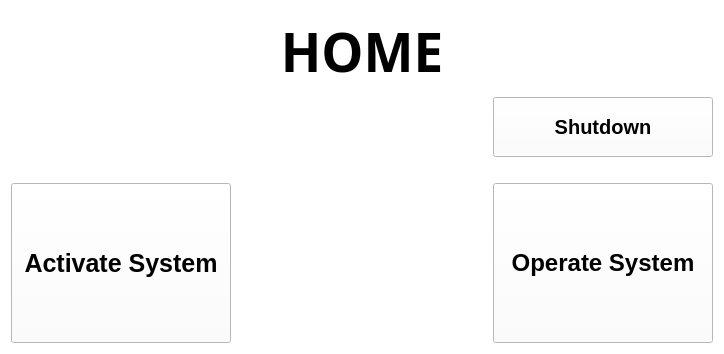
     <widget class="QWidget" name="widget_home">
      <property name="sizePolicy">
       <sizepolicy hsizetype="Expanding" vsizetype="Expanding">
        <horstretch>0</horstretch>
        <verstretch>0</verstretch>
       </sizepolicy>
      </property>
      <property name="palette">
       <palette>
        <active>
         <colorrole role="WindowText">
          <brush brushstyle="SolidPattern">
           <color alpha="255">
            <red>0</red>
            <green>0</green>
            <blue>0</blue>
           </color>
          </brush>
         </colorrole>
         <colorrole role="Button">
          <brush brushstyle="SolidPattern">
           <color alpha="255">
            <red>255</red>
            <green>255</green>
            <blue>255</blue>
           </color>
          </brush>
         </colorrole>
         <colorrole role="Light">
          <brush brushstyle="SolidPattern">
           <color alpha="255">
            <red>255</red>
            <green>255</green>
            <blue>255</blue>
           </color>
          </brush>
         </colorrole>
         <colorrole role="Midlight">
          <brush brushstyle="SolidPattern">
           <color alpha="255">
            <red>255</red>
            <green>255</green>
            <blue>255</blue>
           </color>
          </brush>
         </colorrole>
         <colorrole role="Dark">
          <brush brushstyle="SolidPattern">
           <color alpha="255">
            <red>127</red>
            <green>127</green>
            <blue>127</blue>
           </color>
          </brush>
         </colorrole>
         <colorrole role="Mid">
          <brush brushstyle="SolidPattern">
           <color alpha="255">
            <red>170</red>
            <green>170</green>
            <blue>170</blue>
           </color>
          </brush>
         </colorrole>
         <colorrole role="Text">
          <brush brushstyle="SolidPattern">
           <color alpha="255">
            <red>0</red>
            <green>0</green>
            <blue>0</blue>
           </color>
          </brush>
         </colorrole>
         <colorrole role="BrightText">
          <brush brushstyle="SolidPattern">
           <color alpha="255">
            <red>255</red>
            <green>255</green>
            <blue>255</blue>
           </color>
          </brush>
         </colorrole>
         <colorrole role="ButtonText">
          <brush brushstyle="SolidPattern">
           <color alpha="255">
            <red>0</red>
            <green>0</green>
            <blue>0</blue>
           </color>
          </brush>
         </colorrole>
         <colorrole role="Base">
          <brush brushstyle="SolidPattern">
           <color alpha="255">
            <red>255</red>
            <green>255</green>
            <blue>255</blue>
           </color>
          </brush>
         </colorrole>
         <colorrole role="Window">
          <brush brushstyle="SolidPattern">
           <color alpha="255">
            <red>255</red>
            <green>255</green>
            <blue>255</blue>
           </color>
          </brush>
         </colorrole>
         <colorrole role="Shadow">
          <brush brushstyle="SolidPattern">
           <color alpha="255">
            <red>0</red>
            <green>0</green>
            <blue>0</blue>
           </color>
          </brush>
         </colorrole>
         <colorrole role="AlternateBase">
          <brush brushstyle="SolidPattern">
           <color alpha="255">
            <red>255</red>
            <green>255</green>
            <blue>255</blue>
           </color>
          </brush>
         </colorrole>
         <colorrole role="ToolTipBase">
          <brush brushstyle="SolidPattern">
           <color alpha="255">
            <red>255</red>
            <green>255</green>
            <blue>220</blue>
           </color>
          </brush>
         </colorrole>
         <colorrole role="ToolTipText">
          <brush brushstyle="SolidPattern">
           <color alpha="255">
            <red>0</red>
            <green>0</green>
            <blue>0</blue>
           </color>
          </brush>
         </colorrole>
         <colorrole role="PlaceholderText">
          <brush brushstyle="SolidPattern">
           <color alpha="128">
            <red>0</red>
            <green>0</green>
            <blue>0</blue>
           </color>
          </brush>
         </colorrole>
        </active>
        <inactive>
         <colorrole role="WindowText">
          <brush brushstyle="SolidPattern">
           <color alpha="255">
            <red>0</red>
            <green>0</green>
            <blue>0</blue>
           </color>
          </brush>
         </colorrole>
         <colorrole role="Button">
          <brush brushstyle="SolidPattern">
           <color alpha="255">
            <red>255</red>
            <green>255</green>
            <blue>255</blue>
           </color>
          </brush>
         </colorrole>
         <colorrole role="Light">
          <brush brushstyle="SolidPattern">
           <color alpha="255">
            <red>255</red>
            <green>255</green>
            <blue>255</blue>
           </color>
          </brush>
         </colorrole>
         <colorrole role="Midlight">
          <brush brushstyle="SolidPattern">
           <color alpha="255">
            <red>255</red>
            <green>255</green>
            <blue>255</blue>
           </color>
          </brush>
         </colorrole>
         <colorrole role="Dark">
          <brush brushstyle="SolidPattern">
           <color alpha="255">
            <red>127</red>
            <green>127</green>
            <blue>127</blue>
           </color>
          </brush>
         </colorrole>
         <colorrole role="Mid">
          <brush brushstyle="SolidPattern">
           <color alpha="255">
            <red>170</red>
            <green>170</green>
            <blue>170</blue>
           </color>
          </brush>
         </colorrole>
         <colorrole role="Text">
          <brush brushstyle="SolidPattern">
           <color alpha="255">
            <red>0</red>
            <green>0</green>
            <blue>0</blue>
           </color>
          </brush>
         </colorrole>
         <colorrole role="BrightText">
          <brush brushstyle="SolidPattern">
           <color alpha="255">
            <red>255</red>
            <green>255</green>
            <blue>255</blue>
           </color>
          </brush>
         </colorrole>
         <colorrole role="ButtonText">
          <brush brushstyle="SolidPattern">
           <color alpha="255">
            <red>0</red>
            <green>0</green>
            <blue>0</blue>
           </color>
          </brush>
         </colorrole>
         <colorrole role="Base">
          <brush brushstyle="SolidPattern">
           <color alpha="255">
            <red>255</red>
            <green>255</green>
            <blue>255</blue>
           </color>
          </brush>
         </colorrole>
         <colorrole role="Window">
          <brush brushstyle="SolidPattern">
           <color alpha="255">
            <red>255</red>
            <green>255</green>
            <blue>255</blue>
           </color>
          </brush>
         </colorrole>
         <colorrole role="Shadow">
          <brush brushstyle="SolidPattern">
           <color alpha="255">
            <red>0</red>
            <green>0</green>
            <blue>0</blue>
           </color>
          </brush>
         </colorrole>
         <colorrole role="AlternateBase">
          <brush brushstyle="SolidPattern">
           <color alpha="255">
            <red>255</red>
            <green>255</green>
            <blue>255</blue>
           </color>
          </brush>
         </colorrole>
         <colorrole role="ToolTipBase">
          <brush brushstyle="SolidPattern">
           <color alpha="255">
            <red>255</red>
            <green>255</green>
            <blue>220</blue>
           </color>
          </brush>
         </colorrole>
         <colorrole role="ToolTipText">
          <brush brushstyle="SolidPattern">
           <color alpha="255">
            <red>0</red>
            <green>0</green>
            <blue>0</blue>
           </color>
          </brush>
         </colorrole>
         <colorrole role="PlaceholderText">
          <brush brushstyle="SolidPattern">
           <color alpha="128">
            <red>0</red>
            <green>0</green>
            <blue>0</blue>
           </color>
          </brush>
         </colorrole>
        </inactive>
        <disabled>
         <colorrole role="WindowText">
          <brush brushstyle="SolidPattern">
           <color alpha="255">
            <red>127</red>
            <green>127</green>
            <blue>127</blue>
           </color>
          </brush>
         </colorrole>
         <colorrole role="Button">
          <brush brushstyle="SolidPattern">
           <color alpha="255">
            <red>255</red>
            <green>255</green>
            <blue>255</blue>
           </color>
          </brush>
         </colorrole>
         <colorrole role="Light">
          <brush brushstyle="SolidPattern">
           <color alpha="255">
            <red>255</red>
            <green>255</green>
            <blue>255</blue>
           </color>
          </brush>
         </colorrole>
         <colorrole role="Midlight">
          <brush brushstyle="SolidPattern">
           <color alpha="255">
            <red>255</red>
            <green>255</green>
            <blue>255</blue>
           </color>
          </brush>
         </colorrole>
         <colorrole role="Dark">
          <brush brushstyle="SolidPattern">
           <color alpha="255">
            <red>127</red>
            <green>127</green>
            <blue>127</blue>
           </color>
          </brush>
         </colorrole>
         <colorrole role="Mid">
          <brush brushstyle="SolidPattern">
           <color alpha="255">
            <red>170</red>
            <green>170</green>
            <blue>170</blue>
           </color>
          </brush>
         </colorrole>
         <colorrole role="Text">
          <brush brushstyle="SolidPattern">
           <color alpha="255">
            <red>127</red>
            <green>127</green>
            <blue>127</blue>
           </color>
          </brush>
         </colorrole>
         <colorrole role="BrightText">
          <brush brushstyle="SolidPattern">
           <color alpha="255">
            <red>255</red>
            <green>255</green>
            <blue>255</blue>
           </color>
          </brush>
         </colorrole>
         <colorrole role="ButtonText">
          <brush brushstyle="SolidPattern">
           <color alpha="255">
            <red>127</red>
            <green>127</green>
            <blue>127</blue>
           </color>
          </brush>
         </colorrole>
         <colorrole role="Base">
          <brush brushstyle="SolidPattern">
           <color alpha="255">
            <red>255</red>
            <green>255</green>
            <blue>255</blue>
           </color>
          </brush>
         </colorrole>
         <colorrole role="Window">
          <brush brushstyle="SolidPattern">
           <color alpha="255">
            <red>255</red>
            <green>255</green>
            <blue>255</blue>
           </color>
          </brush>
         </colorrole>
         <colorrole role="Shadow">
          <brush brushstyle="SolidPattern">
           <color alpha="255">
            <red>0</red>
            <green>0</green>
            <blue>0</blue>
           </color>
          </brush>
         </colorrole>
         <colorrole role="AlternateBase">
          <brush brushstyle="SolidPattern">
           <color alpha="255">
            <red>255</red>
            <green>255</green>
            <blue>255</blue>
           </color>
          </brush>
         </colorrole>
         <colorrole role="ToolTipBase">
          <brush brushstyle="SolidPattern">
           <color alpha="255">
            <red>255</red>
            <green>255</green>
            <blue>220</blue>
           </color>
          </brush>
         </colorrole>
         <colorrole role="ToolTipText">
          <brush brushstyle="SolidPattern">
           <color alpha="255">
            <red>0</red>
            <green>0</green>
            <blue>0</blue>
           </color>
          </brush>
         </colorrole>
         <colorrole role="PlaceholderText">
          <brush brushstyle="SolidPattern">
           <color alpha="128">
            <red>0</red>
            <green>0</green>
            <blue>0</blue>
           </color>
          </brush>
         </colorrole>
        </disabled>
       </palette>
      </property>
      <layout class="QGridLayout" name="gridLayout_4">
       <item row="2" column="2" rowspan="3">
        <widget class="QLabel" name="label_logo">
         <property name="text">
          <string/>
         </property>
         <property name="scaledContents">
          <bool>true</bool>
         </property>
        </widget>
       </item>
       <item row="4" column="0">
        <widget class="QPushButton" name="pushButton_activate">
         <property name="sizePolicy">
          <sizepolicy hsizetype="Minimum" vsizetype="Minimum">
           <horstretch>0</horstretch>
           <verstretch>0</verstretch>
          </sizepolicy>
         </property>
         <property name="minimumSize">
          <size>
           <width>220</width>
           <height>160</height>
          </size>
         </property>
         <property name="maximumSize">
          <size>
           <width>440</width>
           <height>320</height>
          </size>
         </property>
         <property name="font">
          <font>
           <pointsize>19</pointsize>
           <weight>75</weight>
           <bold>true</bold>
          </font>
         </property>
         <property name="text">
          <string>Activate System</string>
         </property>
        </widget>
       </item>
       <item row="1" column="2">
        <widget class="QLabel" name="label">
         <property name="sizePolicy">
          <sizepolicy hsizetype="Expanding" vsizetype="Expanding">
           <horstretch>0</horstretch>
           <verstretch>0</verstretch>
          </sizepolicy>
         </property>
         <property name="minimumSize">
          <size>
           <width>250</width>
           <height>80</height>
          </size>
         </property>
         <property name="maximumSize">
          <size>
           <width>500</width>
           <height>160</height>
          </size>
         </property>
         <property name="font">
          <font>
           <family>Ubuntu Mono</family>
           <pointsize>40</pointsize>
           <weight>75</weight>
           <italic>false</italic>
           <bold>true</bold>
           <underline>false</underline>
           <strikeout>false</strikeout>
          </font>
         </property>
         <property name="text">
          <string>HOME</string>
         </property>
         <property name="alignment">
          <set>Qt::AlignCenter</set>
         </property>
        </widget>
       </item>
       <item row="4" column="3">
        <widget class="QPushButton" name="pushButton_operate">
         <property name="sizePolicy">
          <sizepolicy hsizetype="Minimum" vsizetype="Minimum">
           <horstretch>0</horstretch>
           <verstretch>0</verstretch>
          </sizepolicy>
         </property>
         <property name="minimumSize">
          <size>
           <width>220</width>
           <height>160</height>
          </size>
         </property>
         <property name="maximumSize">
          <size>
           <width>440</width>
           <height>320</height>
          </size>
         </property>
         <property name="font">
          <font>
           <pointsize>18</pointsize>
           <weight>75</weight>
           <bold>true</bold>
          </font>
         </property>
         <property name="text">
          <string>Operate System</string>
         </property>
        </widget>
       </item>
       <item row="2" column="3">
        <widget class="QPushButton" name="pushButton_shutdown">
         <property name="sizePolicy">
          <sizepolicy hsizetype="Minimum" vsizetype="Minimum">
           <horstretch>0</horstretch>
           <verstretch>0</verstretch>
          </sizepolicy>
         </property>
         <property name="minimumSize">
          <size>
           <width>220</width>
           <height>60</height>
          </size>
         </property>
         <property name="maximumSize">
          <size>
           <width>440</width>
           <height>120</height>
          </size>
         </property>
         <property name="font">
          <font>
           <pointsize>15</pointsize>
           <weight>75</weight>
           <bold>true</bold>
          </font>
         </property>
         <property name="text">
          <string>Shutdown</string>
         </property>
        </widget>
       </item>
       <item row="3" column="0">
        <widget class="QLabel" name="label_home_keyhelp">
         <property name="text">
          <string/>
         </property>
        </widget>
       </item>
      </layout>
     </widget>
